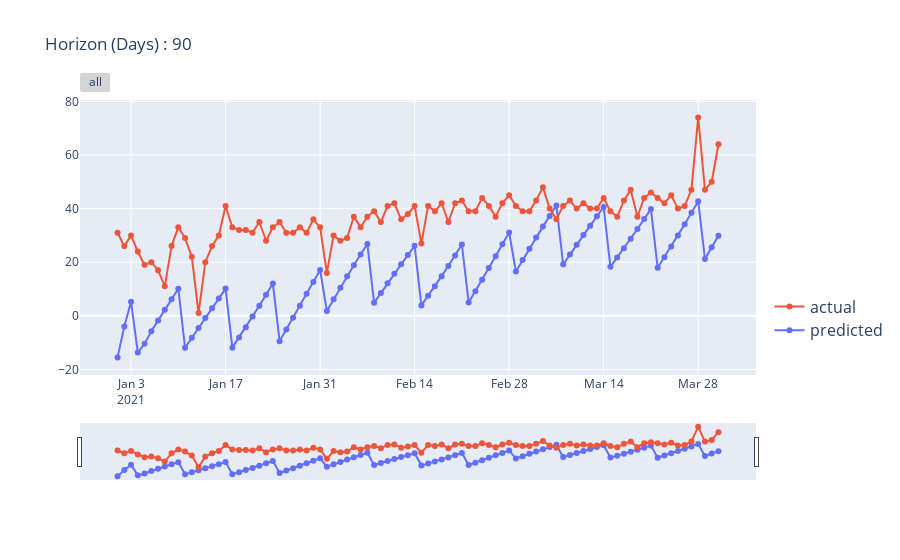

Notebook code for this chart:
### Markdown cell above
#### Evaluation of Horizan is 3 Month

### Code cell
# Predicting AQI values for 30 days horizon
Horizan = 30*3

# Fitting XGBoost model and predicting AQI values for the given horizon
predicted = arima.predict(Horizan)

# Evaluating the prediction performance of the XGBoost model 
print(Evaluation_matrics(testing_sc[0:Horizan],predicted,train_series))

# Creating visualization of predicted and actual AQI values
fig = go.Figure()

# Adding a trace for predicted AQI values
fig.add_trace(  go.Scatter(
                            x=predicted.pd_series().index, # x axis values set to index of predicted series
                            y=predicted.pd_series().values, # y axis values set to values of predicted series
                            name='predicted'))

# Adding a trace for actual AQI values
fig.add_trace(  go.Scatter(
                            x=testing_sc[0:Horizan].pd_series().index, # x axis values set to index of actual series
                            y=testing_sc[0:Horizan].pd_series().values, # y axis values set to values of actual series
                            name='actual'))

# Updating the layout of the visualization
fig.update_traces(hoverinfo='text+name', mode='lines+markers') # Adding hover info to show text and name of each trace
fig.update_layout(legend=dict(y=0.1, traceorder='reversed', font_size=16)) # Updating the legend of the visualization
fig.update_layout(title="Horizon (Days) : "+ str(Horizan)) # Updating the title of the visualization

# Updating the x-axis of the visualization to have rangeslider and rangeselector
fig.update_xaxes(
                rangeslider_visible=True,
                rangeselector=dict(
                buttons=list([dict(step="all")])
                ))

# Showing the final visualization
fig.show()
